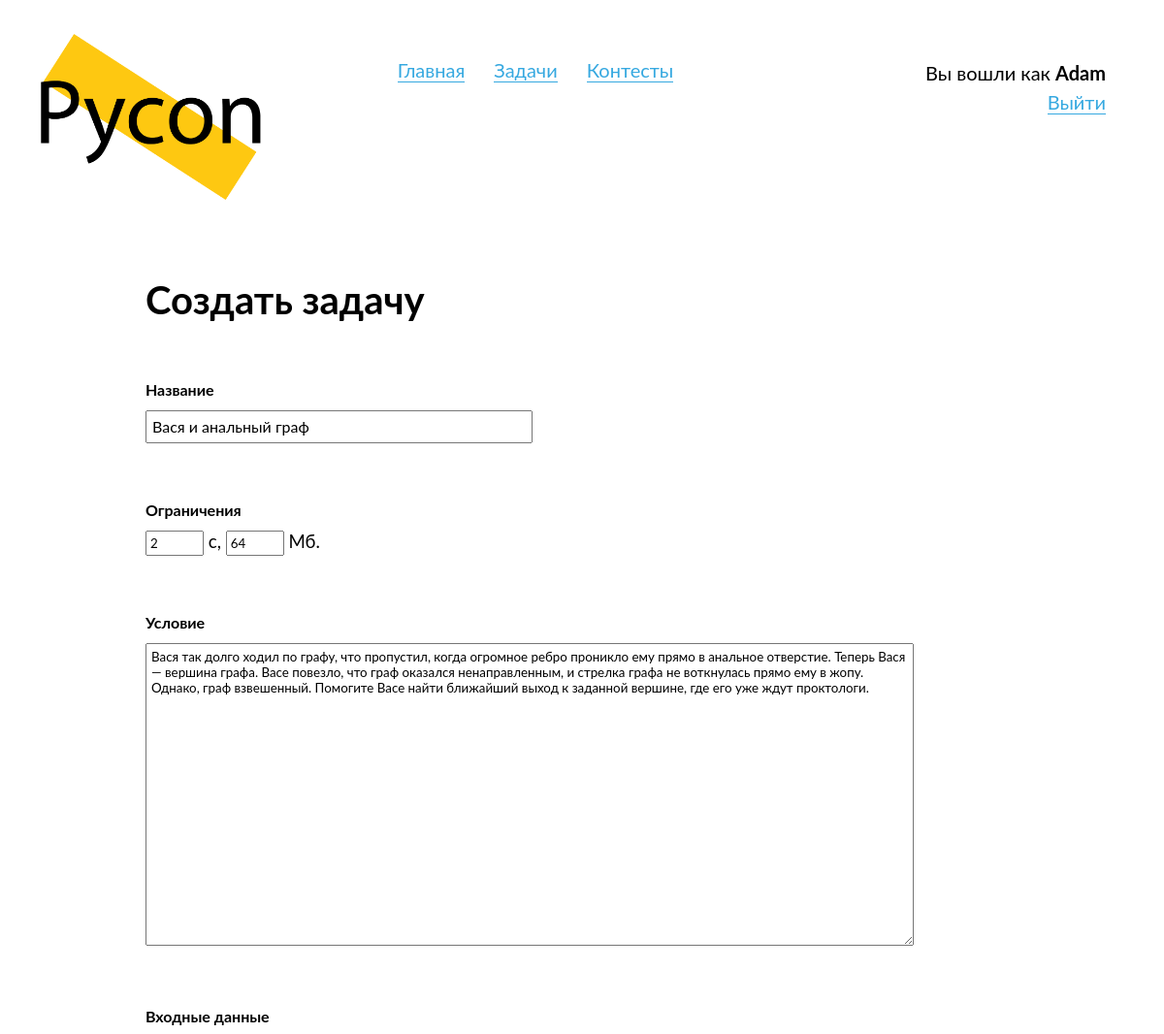
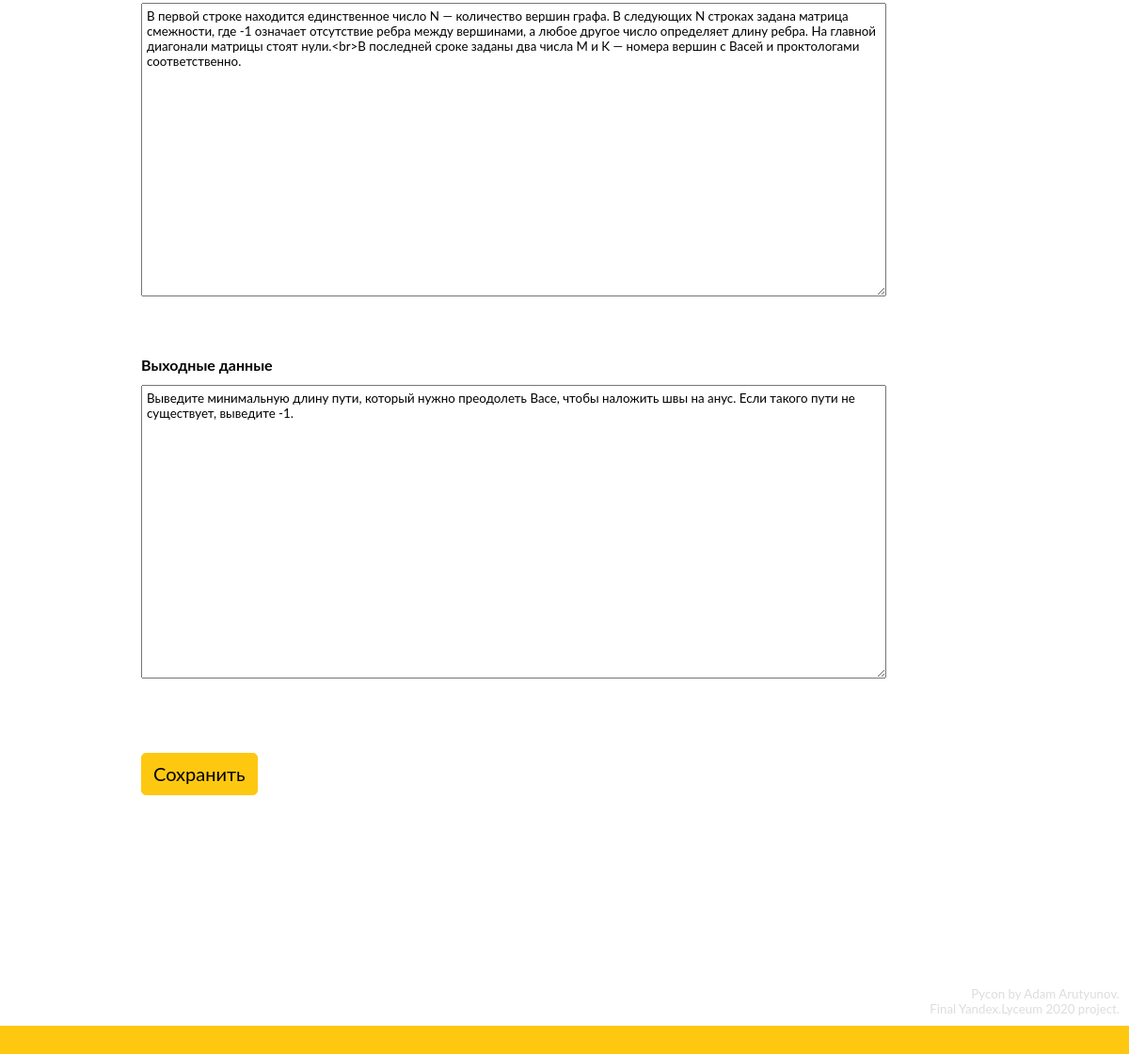
Screenshot of /problems/1/edit (signed in) with the database file from the repository (2 pictures, top to bottom).
### data/models/user.py (models this page shows, shortened)
class User(SqlAlchemyBase, UserMixin, SerializerMixin):
    __tablename__ = 'users'
    id = Column(Integer, primary_key=True, autoincrement=True)
    login = Column(String, nullable=True)
    email = Column(String, index=True, unique=True, nullable=False)
    hashed_password = Column(String, nullable=True)
    role = Column(Integer, default=0)
    submissions = orm.relation("Submission", back_populates='submitter')
    problems = orm.relation('UserToProblem', back_populates='user')
    contests = orm.relation('UserToContest', back_populates='user')
    def is_admin(self):
        if self.role == 1:
            return True
        return False

### data/models/problem.py (models this page shows, shortened)
class Problem(SqlAlchemyBase, SerializerMixin):
    __tablename__ = 'problems'
    id = Column(Integer, primary_key=True, autoincrement=True)
    name = Column(String, nullable=True)
    situation = Column(String, nullable=False)
    input_data = Column(String, nullable=True)
    output_data = Column(String, nullable=True)
    tests = orm.relation("Test", back_populates='problem')
    time_limit = Column(Integer, nullable=True)
    memory_limit = Column(Integer, nullable=True)

### Pycon.py (the view, shortened to what this page needs)
@app.route('/problems/<int:problem_id>/edit', methods=["GET", "POST"])
@login_required
@admin_required
def edit_problem(problem_id):
    session = db_session.create_session()
    problem = session.query(Problem).get(problem_id)
    if not problem:
        abort(404)
    form = CreateProblemForm()
    form.problem_name.data = problem.name
    form.situation.data = problem.situation
    form.input_data.data = problem.input_data
    form.output_data.data = problem.output_data
    form.time_limit.data = problem.time_limit
    form.memory_limit.data = problem.memory_limit
    return render_template('create_problem.html', title=f"Редактирование задачи №{problem_id}",
                           form=form, action="Сохранить")

### forms/create_problem.py
class CreateProblemForm(FlaskForm):
    problem_name = StringField('Название')
    time_limit = IntegerField()
    memory_limit = IntegerField()
    situation = StringField('Условие', validators=[DataRequired()], widget=TextArea())
    input_data = StringField('Входные данные', widget=TextArea())
    output_data = StringField('Выходные данные', widget=TextArea())
    submit = SubmitField('Создать')

### Pycon.py (called while the page is built)
def admin_required(func):
    @wraps(func)
    def new_func(*args, **kwargs):
        if current_user.is_admin():
            return func(*args, **kwargs)
        abort(403)
    return new_func

@login_manager.user_loader
def load_user(user_id):
    session = db_session.create_session()
    return session.query(User).get(user_id)

### data/db_session.py (called while the page is built)
def create_session() -> Session:
    global __scoped_session
    return __scoped_session

### templates/create_problem.html (shortened to what this page needs)
{% extends "base.html" %}
{% block content %}
  <h2>
    Создать задачу
  </h2>
  <form action="" method="post">
    <div class="normal-block">
      <h3>
        {{ form.problem_name.label }}
      </h3>
      {{ form.problem_name(class="static-input") }}<br>
    </div>
    <div class="normal-block">
      <h3>
        <label>
          Ограничения
        </label>
      </h3>
      {{ form.time_limit(class="ok-so-basically-im-very-smol", type="number") }} с,
      {{ form.memory_limit(class="ok-so-basically-im-very-smol", type="number") }} Мб.
    </div>
    <div class="normal-block">
      <h3>
        {{ form.situation.label }}
      </h3>
      {{ form.situation(placeholder="Поддерживается HTML.") }}<br>
    </div>
    <div class="normal-block">
      <h3>
        {{ form.input_data.label }}
      </h3>
      {{ form.input_data(placeholder="Поддерживается HTML.") }}<br>
    </div>
    <div class="normal-block">
      <h3>
        {{ form.output_data.label }}
      </h3>
      {{ form.output_data(placeholder="Поддерживается HTML.") }}<br>
    </div>
    <div class="big-block">
      {{ form.submit(type="submit", value=action) }}
    </div>
  </form>
{% endblock %}

### templates/base.html (shortened to what this page needs)
<!doctype html>
<html lang="en">
  <head>
      <link rel="stylesheet" type="text/css" href="/static/css/style.css">
      <link href="/static/css/codemirror.css" rel="stylesheet">
  </head>
<body>
  <header>
      <a href="/" style="border: none;">
        <div id="logo">
          <img src="/static/img/logo.png">
        </div>
      </a>
      <div id="header-links">
      </div>
      <div id="login-block">
        {% if current_user.is_authenticated %}
          Вы вошли как <b>{{ current_user.login }}</b><br>
        {% else %}
          <script>
            document.write(`<a href="/login?next=${path}">Войти</a><br>`)
          </script>
          <a href="/register">Зарегистрироваться</a>
        {% endif %}
      </div>
  </header>
  <main role="main" id="main">
      {% block content %}{% endblock %}
  </main>
  <footer>
    <div id="credits">
      Pycon by Adam Arutyunov.<br>
      Final Yandex.Lyceum 2020 project.<br>
    </div>
    <div id="footer-div"></div>
  </footer>
</body>
</html>

### static/css/style.css (style rules this page uses)
* { margin: 0; padding: 0; position: relative; }
html { height: 100%; }
:root { --primary-color: #FEC811; --light-grey: #D0D0D0; --very-light-grey: #ECECEC; }
body { position: relative; font-family: "Lato"; font-size: 14pt; min-height: 100%; }
img { width: 100%; }
footer { position: absolute; bottom: 0; width: 100%; }
a { text-decoration: none; color: #35A8E0; border-bottom: 1px solid #35A8E0; }
h2 { font-size: 30pt; margin-bottom: 50px; }
h3 { font-weight: bold; margin-bottom: 10px; font-size: 19pt; }
textarea, input { font-family: "Lato"; }
textarea { padding: 5px; width: 100%; height: 300px; }
input[type="text"], input[type="password"] { height: 30px; font-size: 12pt; }
input[type="submit"] { display: inline-block; font-size: 15pt; font-weight: normal; text-align: center; height: 45px; background-color: var(--primary-color); border: 1px solid var(--primary-color); border-radius: 5px; cursor: pointer; padding: 2px 12px; }
input[type="number"] { width: 50px; font-size: 10pt; padding: 3px; }
label { font-size: 12pt; }
.static-input { width: 50%; padding-left: 5px; }
.normal-block { margin: 50px 0; }
.big-block { margin: 75px 0; }
.ok-so-basically-im-very-smol { width: 80px; }
#login-block { display: inline-block; vertical-align: top; margin-top: 60px; float: right; margin-right: 60px; text-align: right; font-size: 15pt; line-height: 1.5; }
#footer-div { height: 30px; background-color: var(--primary-color); }
#credits { font-size: 10pt; color: #DDD; margin: 10px; text-align: right; }
#logo { width: 20%; margin-left: 35px; margin-top: 35px; display: inline-block; }
#main { margin-top: 75px; margin-left: 150px; width: 65%; min-width: 600px; padding-bottom: 200px; }
#header-links { display: inline-block; margin-left: 130px; margin-top: 60px; vertical-align: top; font-size: 15pt; }

### rows the page displays
User: login "Adam"
Problem: time_limit "2", memory_limit "64", situation "Вася так долго ходил по графу, что пропустил, когда огромное ребро проникло ему прямо в анальное отверстие. Теперь Вася — вершина графа. Васе повезло, что граф оказался ненаправленным, и стрелка графа не воткнулась прямо ему в жопу. Однако, граф взвешенный. Помогите Васе найти ближайший выход к заданной вершине, где его уже ждут проктологи.", input_data "В первой строке находится единственное число N — количество вершин графа. В следующих N строках задана матрица смежности, где -1 означает отсутствие ребра между вершинами, а любое другое число определяет длину ребра. На главной диагонали матрицы стоят нули.<br>В последней сроке заданы два числа M и K — номера вершин с Васей и проктологами соответственно.", output_data "Выведите минимальную длину пути, который нужно преодолеть Васе, чтобы наложить швы на анус. Если такого пути не существует, выведите -1."
